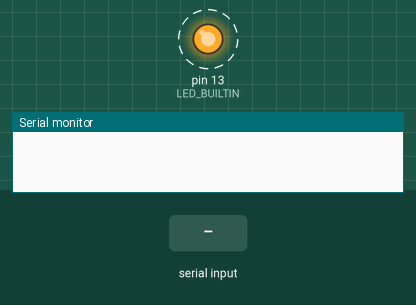
Recording of a sketch running on a simulated Arduino Uno, built with avr-gcc and run on an emulated ATmega328P. On the bench: output pins drawn as LEDs (lit = HIGH), the last lines printed to the serial monitor. Dashed ring = blinking. Inputs (shaded band) come from the test bench.

Above: at 1.25 s.
1.3 s: "1" received over Serial
At 2.1 s:
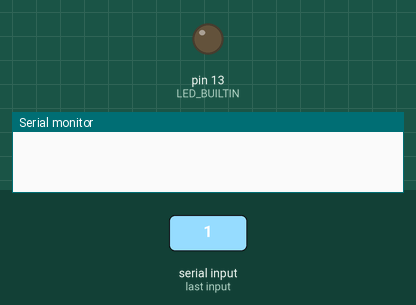
At 2.64 s:
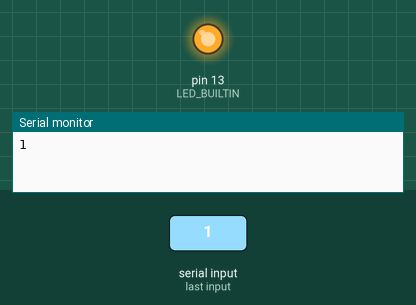
Timing chart, 0 to 10.3 s (numbered marks = the images above; inputs shaded):
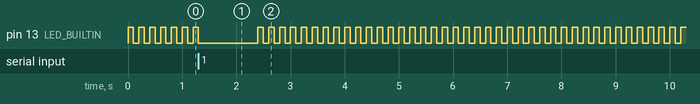

Measured:
- by itself, pin 13 (LED_BUILTIN): repeats every 0.20 s: HIGH 0.10 s, LOW 0.10 s

The sketch:

blink.ino
```cpp
void setup()
{
   pinMode(LED_BUILTIN, OUTPUT);
   Serial.begin(115200);
   while (!Serial)
      ;
}

void loop()
{
   if (Serial.available()){
      String inputString = Serial.readString();
          Serial.println(inputString);
   }
   digitalWrite(LED_BUILTIN, HIGH);
   delay(100);
   digitalWrite(LED_BUILTIN, LOW);
   delay(100);
}
```
